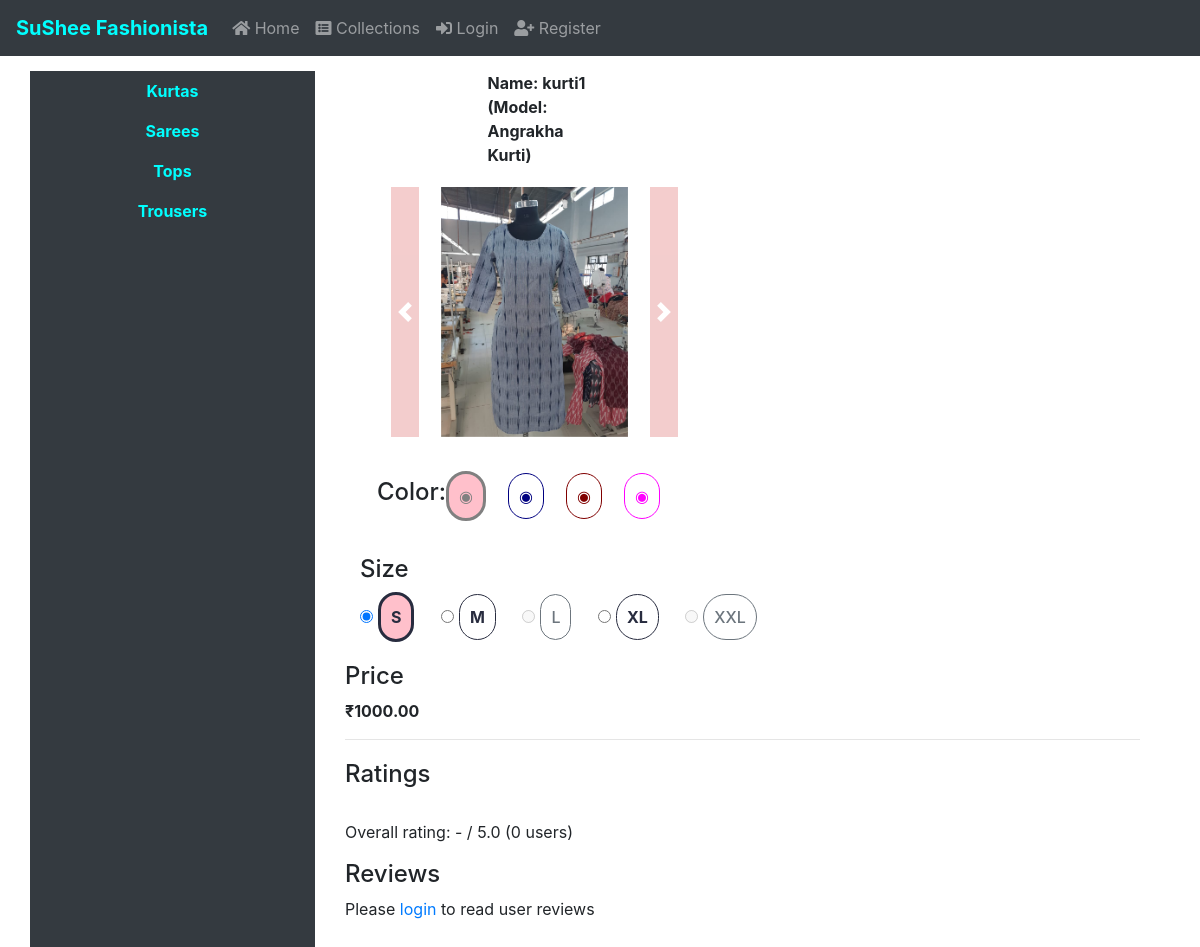
Page /kurta/1 on the committed database.
### shopping/models.py (models this page shows, shortened)
class KurtaRate(models.Model):
    dresstype = models.CharField(max_length = 25, default="kurta", editable = False)
    name = models.CharField(max_length = 100)
    model = models.CharField(max_length = 25)
    image = models.ManyToManyField(Document, related_name = "kurta_image")
    size = models.ManyToManyField(KurtaSize, related_name = "kurta_size")
    price = models.DecimalField(max_digits = 7, decimal_places = 2)

class Document(models.Model):
    document = models.FileField(upload_to='documents/%Y/%m/%d')
    filename = models.CharField(max_length = 100)
    color = models.ForeignKey(Color, on_delete = models.SET_NULL, null = True, related_name = "dress_color")
    datetime = models.DateTimeField(auto_now_add=True)
    def __str__(self):
        return f"Filename: {self.filename}; Color: {self.color}"

class KurtaSize(models.Model):
    size = models.CharField(max_length = 4, unique = True)
    tofitbust = models.DecimalField(max_digits = 5, decimal_places = 1, validators=[MinValueValidator(1), MaxValueValidator(100)])
    frontlength = models.DecimalField(max_digits = 5, decimal_places = 1, validators=[MinValueValidator(1), MaxValueValidator(100)])
    tofitwaist = models.DecimalField(max_digits = 5, decimal_places = 1, validators=[MinValueValidator(1), MaxValueValidator(100)])
    tofithip = models.DecimalField(max_digits = 5, decimal_places = 1, validators=[MinValueValidator(1), MaxValueValidator(100)])
    def __str__(self):
        return f"{self.size}"

### shopping/views.py (the view, shortened to what this page needs)
# urls.py: path("<str:dress_type>/<int:dress_id>", views.dressitem, name="dressitem"),
def dressitem(request, dress_type, dress_id):
    if not dress_type in rate_dict.keys():
        return render(request, "shopping/index.html", {"message" : "Unknown URL path", "incart_items" : len(incart_items(request))})
    try:
        dress = rate_dict[dress_type]['rate'].objects.get(pk = dress_id)
        dresssize = rate_dict[dress_type]['size'].objects.all()
        dresscolor_obj = rate_dict[dress_type]['rate'].objects.filter(model = dress.model)
    except:
        return render(request, "shopping/index.html", {"message" : "Requested item does not exist"})
    context = {
        "range" : range(1,6),
        "currency" : rupees,
        "dresscolor_obj" : dresscolor_obj,
        "dresssize" : dresssize,
        "dress" : dress,
    }
    if request.user.id:
        context["currentuserinput"] = UserInput.objects.filter(dresspk = dress_id, user = request.user).first()
    context["userinput"] = UserInput.objects.filter(dresspk = dress_id).order_by('-pk')
    context["overall_rating"] = UserInput.objects.filter(dresspk = dress_id).aggregate(Avg("rating"))
    context["overall_rating_count"] = UserInput.objects.filter(dresspk = dress_id).aggregate(Count("rating"))
    context["incart_items"] = len(incart_items(request))
    return render(request, "shopping/dressitem.html", context)

### shopping/models.py (called while the page is built)
    def __str__(self):
        return f"{self.name}"

### shopping/views.py (called while the page is built)
def incart_items(request):
    try:
        items = DressOrder.objects.filter(user = request.user, paid = False)
    except:
        items = []
    return items

### shopping/templates/shopping/dressitem.html (shortened to what this page needs)
{% extends "shopping/layout.html" %}
{% block body %}
{% load static %}
<div class="container">
  <div class="row">
    <div class="col-sm-3 side-menu" id="skipsidemenu0">
      <ul class="nav nav-pills flex-column">
        <li class="nav-item">
          <a class="nav-link dressbtnlayout"id="menu_kurta" data-id="kurta" href="#">Kurtas</a>
        </li>
        <li class="nav-item">
          <a class="nav-link dressbtnlayout" id="menu_saree" data-id="saree" href="#">Sarees</a>
        </li>
        <li class="nav-item">
          <a class="nav-link dressbtnlayout" id="menu_top" data-id="top" href="#">Tops</a>
        </li>
        <li class="nav-item">
          <a class="nav-link dressbtnlayout" id="menu_trouser" data-id="trouser" href="#">Trousers</a>
        </li>
      </ul>
    </div>
    <div class="col-sm-9">
<div class="container">
  <div class="row">
    <div class="col-xs-8 col-md-6 col-lg-6" style="height:100%;">
      <div class="row offset-4">
        <div class="col-sm-6">
          <b>Name: {{dress.name}}<br>(Model: {{dress.model}})</b>
        </div>
      </div>
      <div class="row offset-3">
        <div id="demo1" class="carousel slide" data-ride="carousel" style="margin-top:20px;">
          <div class="carousel-inner" role="listbox">
            {% for image in dress.image.all %}
            {% if image == dress.image.all.0 %}
            <div class="carousel-item active">
              <img src="{{image.document.url}}" alt="{{image}}" class="view-full-size">
            </div>
            {% else %}
            <div class="carousel-item">
              <img src="{{image.document.url}}" alt="{{image}}" class="view-full-size">
            </div>
            {% endif %}
            {% endfor %}
          </div>
          <a class="carousel-control-prev" href="#demo1" data-slide="prev" style="background-color:#c60909; opacity:20%; margin-left:-50px;">
            <span class="carousel-control-prev-icon"></span>
          </a>
          <a class="carousel-control-next" href="#demo1" data-slide="next" style="background-color:#c60909; opacity:20%; margin-right:-50px;">
            <span class="carousel-control-next-icon"></span>
          </a>
        </div>
      </div>
      <br>
      <div class="row offset-1">
        <div class="form-group">
          <h4 style="margin-top:25%; margin-right:20%">Color: </h4>
        </div>
        {% for dresscolor in dresscolor_obj %}
          <div class="form-check form-check-inline">
            {% if dress.image.first.color.code == dresscolor.image.first.color.code %}
              <a class="circlerate" href="{% url 'dressitem' dresscolor.dresstype dresscolor.pk %}" style="color:{{dresscolor.image.first.color.code}}; border:solid; background-color:pink">&#9673;<a>
            {% else %}
              <a class="circlerate" href="{% url 'dressitem' dresscolor.dresstype dresscolor.pk %}" style="color:{{dresscolor.image.first.color.code}}; border: 1px solid;">&#9673;<a>
            {% endif %}
          </div>
        {% endfor %}
      </div>
    </div>
    <br>
    <div class="col" style="height:100%;display:block">
      <div class="col-sm-12">
        <h4>Size</h4>
        {%for size in dresssize %}
        <div class="form-check form-check-inline">
          {% if size in dress.size.all %}
          {% if size == dress.size.all.0 %}
          <input class="form-check-input" type="radio" name="sizeinput" id="option{{size}}" value="{{size.pk}}" checked>
          {% else %}
          <input class="form-check-input" type="radio" name="sizeinput" id="option{{size}}" value="{{size.pk}}">
          {% endif %}
          <label class="form-check-label circlerate" for="option{{size}}"><b>{{size}}</b></label>
          {% else %}
          <input class="form-check-input" type="radio" name="sizeinput" id="option{{size}}" value="{{size.pk}}" disabled>
          <label class="form-check-label circlerate" for="option{{size}}">{{size}}</label>
          {% endif %}
        </div>
        {% endfor %}
      </div>
      <div class="row" style="margin-top:20px;">
        <div class="col-sm-6">
          <h4>Price</h4>
          <b>{{currency}}{{dress.price}}</b>
        </div>
      </div>
    </div>
  </div>
  <hr>
  <div style="margin-top:20px;">
    <h4>Ratings</h4>
    <br>
    <p>Overall rating: {{overall_rating.rating__avg|floatformat:"1"|default:"-"}} / 5.0 ({{overall_rating_count.rating__count}} users) </p>
  </div>
  <div class="">
    <h4>Reviews</h4>
    {% if request.user.id %}
      {% if currentuserinput.review %}
      <p>Your review: {{currentuserinput.review}}</p>
      <form method="post">
        {% csrf_token %}
        <input type="hidden" name="dresspk" value="{{dress.pk}}" />
        <input type="hidden" name="dresstype" value="{{dress.dresstype}}" />
        <input type="hidden" name="todo" value="delete_review" />
        <button type="submit" class="btn btn-danger">Delete Review</button>
      </form>
      {% else %}
      <form method="post">
        {% csrf_token %}
        <div class="form-check">
          <textarea class="form-control" name="reviewinput" id="reviewinput" row="5" value="" placeholder="Enter your review here"></textarea>
          <input type="hidden" name="dresstype" value="{{dress.dresstype}}" />
          <input type="hidden" name="dresspk" value="{{dress.pk}}" />
          <input type="hidden" name="todo" value="review" /></br>
          <button type="submit" class="btn btn-dark">Submit</button>
        </div>
      </form>
      {% endif %}
      <div class="container">
        <ul>
          {% for u in userinput %}
          {% if u.review %}
          <hr>
          <li>
            <span><i class="fa fa-user" style="font-size:26px"></i> {{u.user.username}}: {{u.review}}</span></br>
          </li>
          {% endif %}
          {% endfor %}
        </ul>
      </div>
    {% else %}
      <p>Please <a href="{% url 'login' %}">login</a> to read user reviews</p>
    {% endif %}
  </div>
</div>
</div>
</div>
</div>
{% endblock %}

### shopping/static/shopping/css/mystyle.css (style rules this page uses)
.carousel-inner img { width: 100%; height: 100%; }
.side-menu { background-color: #343a40; text-align: center; height: 175vh; }
.side-menu a { color: cyan; font-weight: bold; }
.circlerate { border: 1px solid #282C3F; -webkit-border-radius: 50px; -moz-border-radius: 50px; border-radius: 50px; padding: 10px; min-width: 25px; height: 25px; width: auto; text-align: center; margin-right: 10px; cursor: pointer; color: #282C3F; -webkit-box-flex: 0; -webkit-flex: 0 0 auto; -moz-box-flex: 0; -ms-flex: 0 0 auto; flex: 0 0 auto; font-weight: 500; block-size: inherit; }
#demo1 img { height: 250px; width: auto; }

### rows in the picture
KurtaRate: name "kurti1", model "Angrakha Kurti", price "1000.00"
Document: document (picture)
KurtaSize: size "S"
KurtaSize: size "M"
KurtaSize: size "L"
KurtaSize: size "XL"
KurtaSize: size "XXL"

### other values in the picture
{{ currency }} "₹"
{{ overall_rating.rating__avg|floatformat:"1"|default:"-" }} "-"
{{ overall_rating_count.rating__count }} "0"
